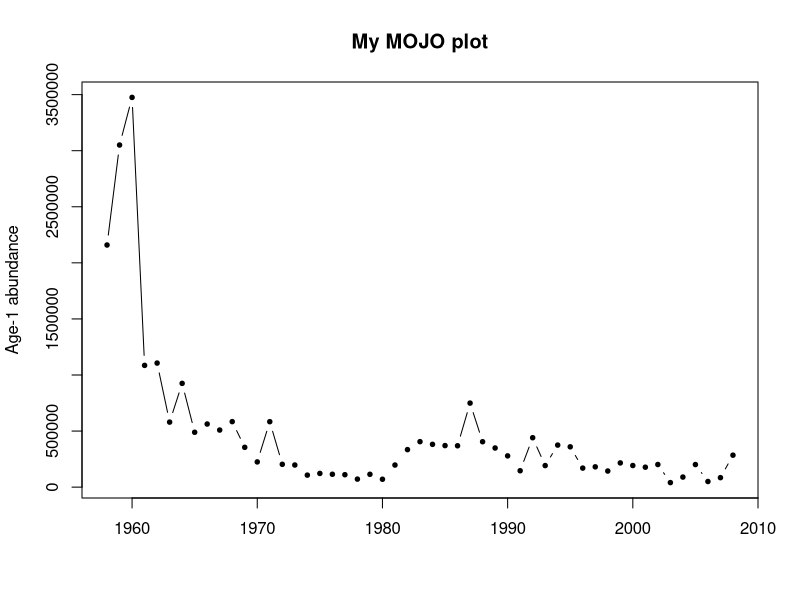
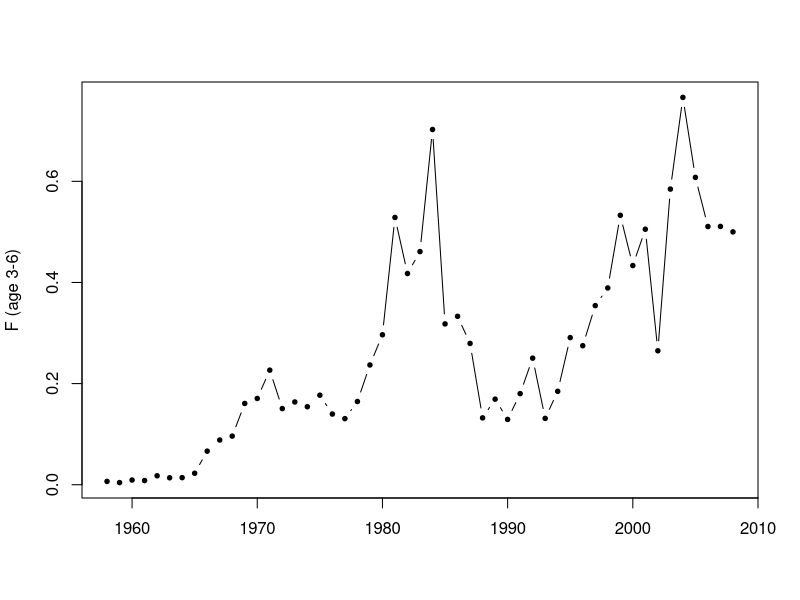
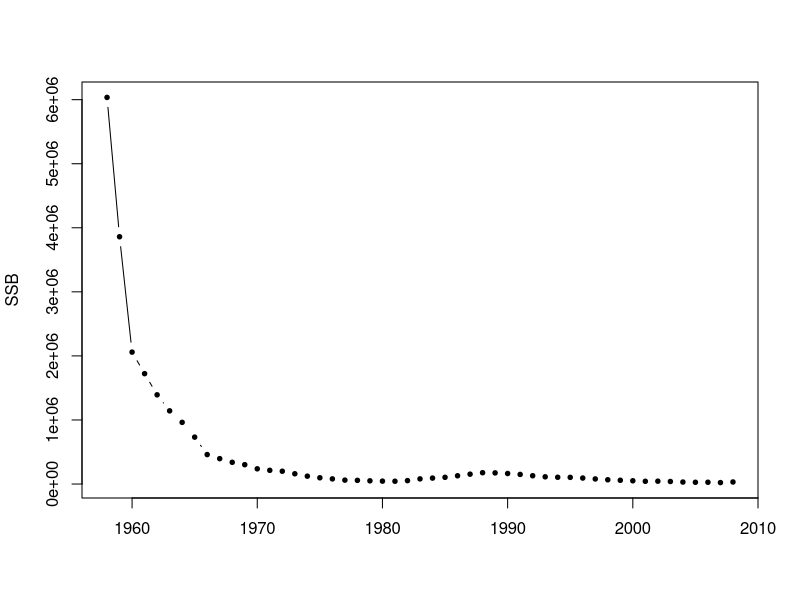
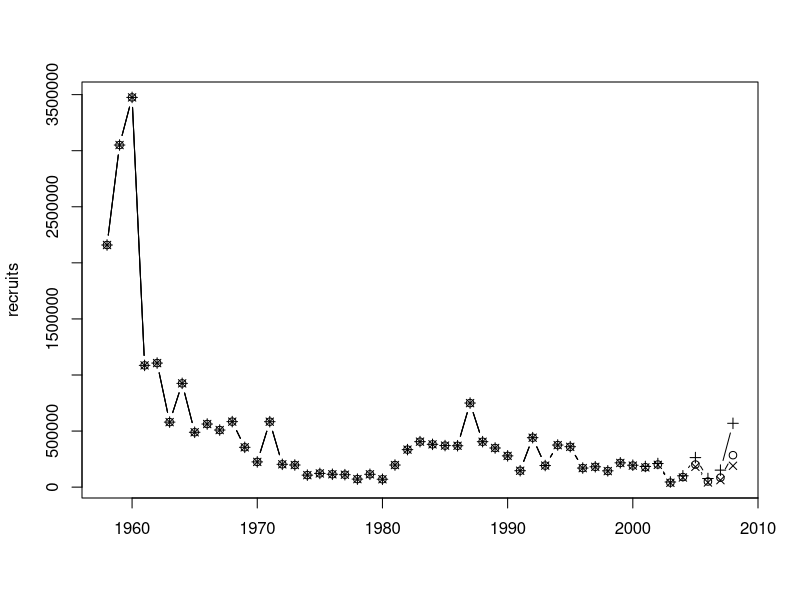
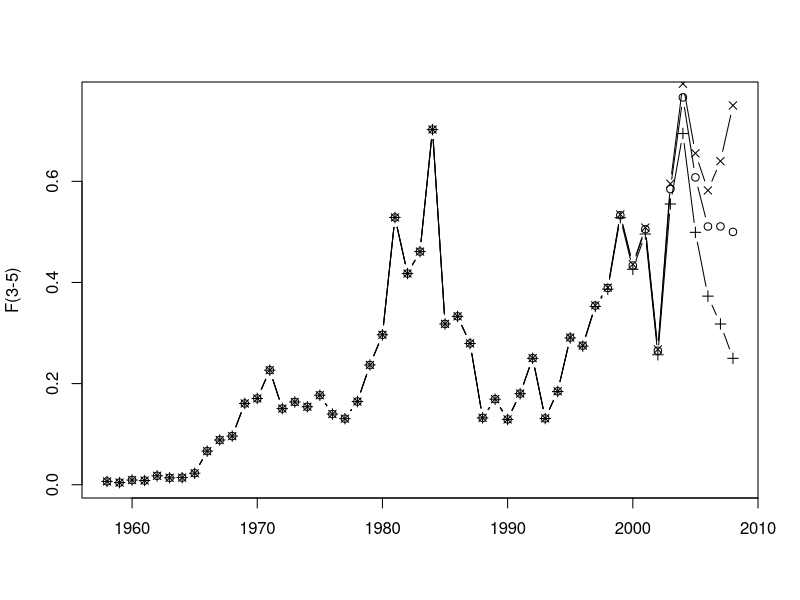
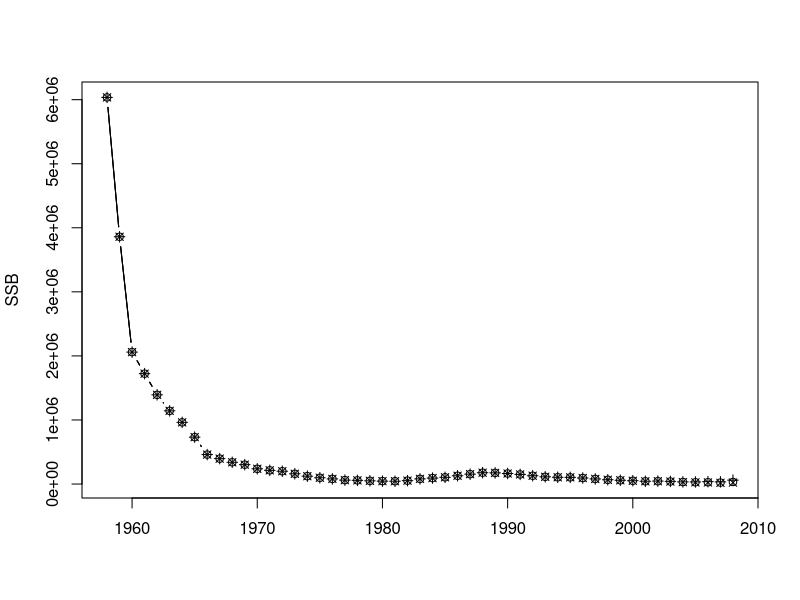

Recreate these plots in R, in order.
# VPA - A plain Virtual Population Analysis using Pope's (1972) approximation
# A03_VPA.R

# Copyright 2011-12 Iago Mosqueira & Ernesto Jardim, EC JRC


# Read data, set assumptions and initialize objects

# Load CAA and WAA by year
caa <- read.table('csherring_caa.dat', sep='\t', header=TRUE)
waa <- read.table('csherring_waa.dat', sep='\t', header=TRUE)

# mean weight-at-age, selectivity and maturity
weight <- c(0.10, 0.14, 0.17, 0.19, 0.21, 0.23)
sel <- c(0.01, 0.5, 1, 1, 1, 1)
mat <- c(0.5, 1, 1, 1, 1, 1)
years <- caa$year
ages <- 1:6
M <- 0.2

# CAA matrix
caam <- as.matrix(caa[,2:7])
dimnames(caam) <- list(year=years, age=ages)

# WAA matrix
waam <- as.matrix(waa[,2:7])
dimnames(waam) <- list(year=years, age=ages)

# Empty NAA matrix
naam <- caam
naam[] <- NA

# Empty FAA matrix
faam <- caam
faam[] <- NA

#==============================================================================
# VPA
#==============================================================================

# Assign initial values to FAA_year=2008
faam['2008',] <- sel * 0.5

# then to NAA_year=2008
naam['2008',] <- (caam['2008',] * (faam['2008',] + M)) / (faam['2008',] *
  (1 - exp(-faam['2008',] - M)))

# populate naam and faam values from NAA_year=2008 and NAA_age=6
for (y in rev(years)[-1])
{
  for(a in 1:5)
  {
    naam[as.character(y), as.character(a)] <- naam[as.character(y+1),
      as.character(a+1)] * exp(M) + caam[as.character(y),
      as.character(a)] * exp(0.5 * M)
    faam[as.character(y), as.character(a)] <- log(naam[as.character(y),
      as.character(a)] / naam[as.character(y+1), as.character(a+1)]) - M
  }
  faam[as.character(y), '6'] <- mean(faam[as.character(y), as.character(3:5)])
  naam[as.character(y), '6'] <- (caam[as.character(y), '6'] * (faam[as.character(y),
    '6'] + M)) / (faam[as.character(y), '6'] * (1 -
    exp(-faam[as.character(y), '6'] - M)))
}

# plot age-1 abundance
mojo <- naam[,'1']
plot(years, mojo, type='b', pch=19, cex=0.6, ylab="Age-1 abundance", xlab="", main="My MOJO plot")

# plot F
plot(years, rowMeans(faam[,c("3", "4", "5", "6")]), type='b', pch=19, cex=0.6, ylab="F (age 3-6)", xlab="")

# plot SSB
plot(years, rowSums((naam * waam) %*% mat), type='b', pch=19, cex=0.6, ylab="SSB", xlab="")

# What is the abundance at age, 1958-2008?
naam

# Is fishing mortality since 2000 high or low relative
# to earlier levels?
mean(faam[as.character(2000:2008),])
mean(faam[as.character(1958:1999),])

# Is recruitment since 2000 weak or strong relative
# to earlier levels?
mean(naam[as.character(2000:2008),1])
mean(naam[as.character(1958:1999),1])

#==============================================================================
# Examine sensitivity of recruitment series to various values of Fage-3+ in 2004:
# F2004,age-3+= (0.25, 0.75)
#==============================================================================

# vpa {{{
vpa <- function(caam, sel, lastF, M, agesF=seq(dim(caam)[2]))
{
  # last year
  lastY <- dim(caam)[1]
  lastA <- dim(caam)[2]

  # Empty NAA matrix
  naam <- caam
  naam[] <- NA

  # Empty FAA matrix
  faam <- caam
  faam[] <- NA

  # Assign initial values to FAA_lastyear
  faam[lastY,] <- sel * lastF

  # then to NAA_lastyear
  naam[lastY,] <- (caam[lastY,] * (faam[lastY,] + M)) / (faam[lastY,] *
    (1 - exp(-faam[lastY,] - M)))

  # populate naam and faam values from NAA_year=2008 and NAA_age=6
  for (y in rev(years)[-1])
  {
    for(a in 1:(lastA-1))
    {
      naam[as.character(y), as.character(a)] <- naam[as.character(y+1),
        as.character(a+1)] * exp(M) + caam[as.character(y),
        as.character(a)] * exp(0.5 * M)
      faam[as.character(y), as.character(a)] <- log(naam[as.character(y),
        as.character(a)] / naam[as.character(y+1), as.character(a+1)]) - M
    }
    faam[as.character(y), lastA] <- mean(faam[as.character(y), agesF])
    naam[as.character(y), lastA] <- (caam[as.character(y), lastA] * (faam[as.character(y),
      lastA] + M)) / (faam[as.character(y), lastA] * (1 -
      exp(-faam[as.character(y), lastA] - M)))
  }
  return(list(naa=naam, faa=faam))
} # }}}

res <- vpa(caam, sel=sel, lastF=0.5, M=0.2, agesF=3:5)
res2 <- vpa(caam, sel, 0.25, 0.2, 3:5)
res3 <- vpa(caam, sel, 0.75, 0.2, 3:5)

# Recruitments
plot(1958:2008, res$naa[,1], type='b', ylab="recruits", xlab="")
  lines(1958:2008, res2$naa[,1], type='b', pch=3)
  lines(1958:2008, res3$naa[,1], type='b', pch=4)

# Fs
plot(1958:2008, apply(res$faa[,3:5], 1, mean), type='b', ylab="F(3-5)", xlab="")
  lines(1958:2008, apply(res2$faa[,3:5], 1, mean), type='b', pch=3)
  lines(1958:2008, apply(res3$faa[,3:5], 1, mean), type='b', pch=4)

# SSBs
plot(1958:2008, rowSums((res$naa * waam) %*% mat), type='b', ylab="SSB", xlab="")
  lines(1958:2008, rowSums((res2$naa * waam) %*% mat), type='b', pch=3)
  lines(1958:2008, rowSums((res3$naa * waam) %*% mat), type='b', pch=4)


# Selectivity
sel <- c(0.01, 1, 1, 1, 1, 1)
resS <- vpa(caam, sel=sel, lastF=0.5, M=0.2, agesF=2:5)
